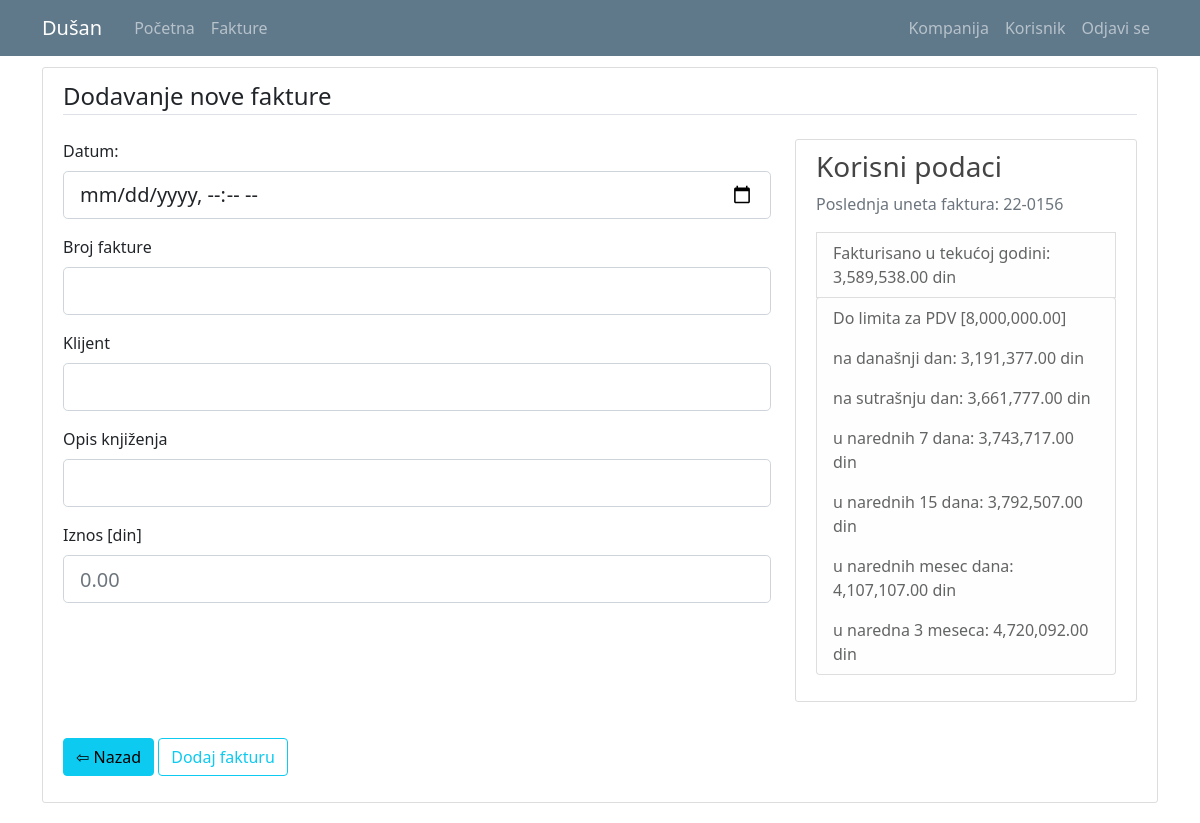
/register_i (signed in), run on an earlier commit of the app's database.
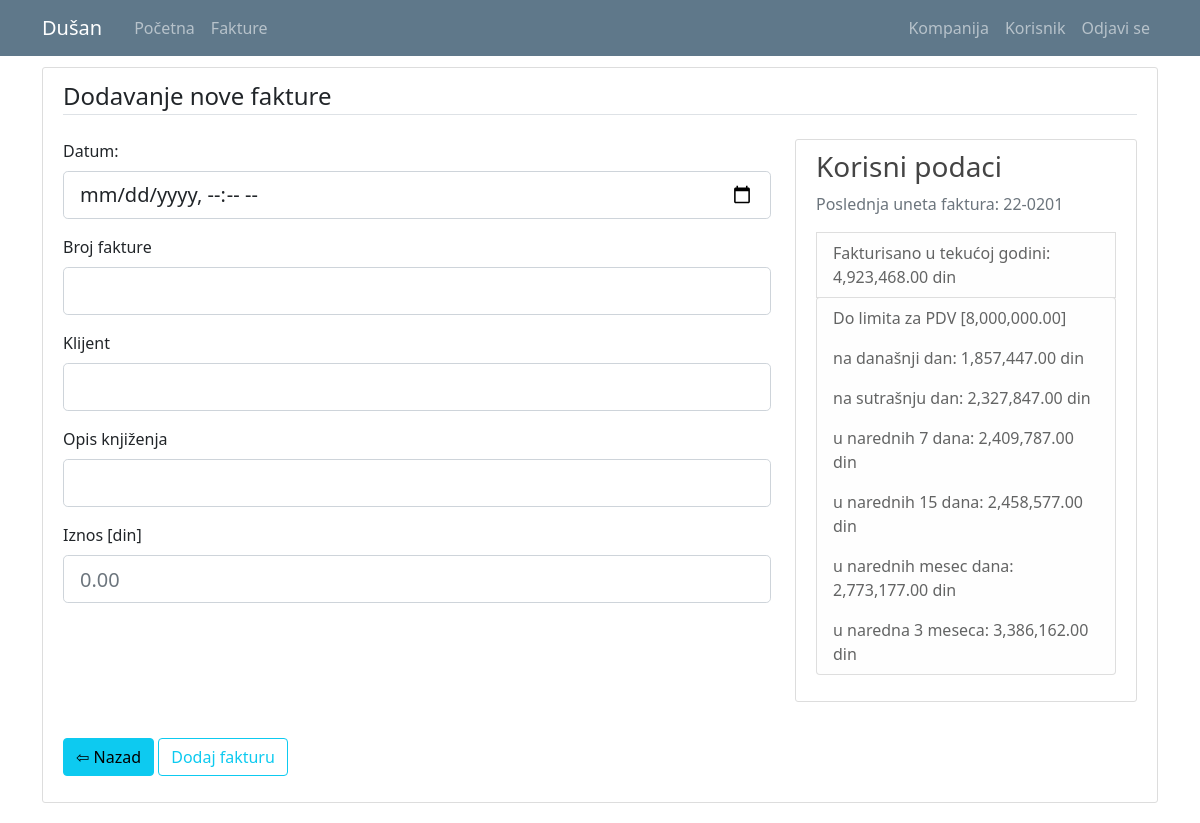
And on a later commit of the database.
### kpo/models.py (models this page shows, shortened)
class Invoice(db.Model):
    id = db.Column(db.Integer, primary_key=True)
    date = db.Column(db.Date, nullable=False)
    invoice_number = db.Column(db.String(12), nullable=False)
    customer = db.Column(db.String(70), nullable=False)
    service = db.Column(db.String(70), nullable=True) #usluga
    amount = db.Column(db.Float, nullable=False)
    company_id = db.Column(db.Integer, db.ForeignKey('company.id'), nullable=True)
    user_id = db.Column(db.Integer, db.ForeignKey('user.id'), nullable=True)
    cancelled = db.Column(db.Boolean(), default=False, nullable=False)

### kpo/invoices/routes.py (the view, shortened to what this page needs)
@invoices.route("/register_i", methods=['GET', 'POST'])
def register_i():
    if current_user.is_authenticated and (current_user.authorization != 'c_admin' and current_user.authorization != 's_admin'):
        return redirect(url_for('main.home'))
    data = DashboardData(current_user.user_company.id)
    form = RegistrationInvoiceForm()
    form.reset()
    return render_template('register_i.html', title='Register New Vehicle', form=form, data=data)

### kpo/invoices/forms.py
class RegistrationInvoiceForm(FlaskForm):
    date = DateField('Datum: ', format='%Y-%m-%dT%H:%M', validators=[DataRequired()])
    invoice_number = StringField('Broj fakture', validators=[DataRequired(), Length(min=5, max=12)])
    customer = StringField('Klijent', validators=[DataRequired(), Length(min=2, max=50)])
    service = StringField('Opis knjiženja', validators=[Length(min=0, max=80)])
    amount = DecimalField('Iznos [din]', validators=[DataRequired()])
    company_id = SelectField('Company ID', choices=[(c.id, c.companyname) for c in db.session.query(Company.id,Company.companyname).order_by('companyname').all()])
    user_id = SelectField('User ID', choices=[(u.id, u.name + " " + u.surname) for u in db.session.query(User.id,User.name,User.surname).order_by('name').all()]) #Company.query.all()  vs  [(1, 'Helios'),(2, 'Metalac')]
    submit = SubmitField('Dodaj fakturu')
    def reset(self):
        self.__init__()

### kpo/models.py (called while the page is built)
@login_manager.user_loader
def load_user(user_id):
    return User.query.get(int(user_id))

### kpo/templates/register_i.html (shortened to what the changed rows need)
{% extends "layout.html" %}
{% block content %}
<div class="content-section">
  <form method="POST" action="">
    <fieldset class="form-group">
        <div class="row">
          <div class="col-md-4">
            <div class="content-section">
              <h3>Korisni podaci</h3>
              <p class='text-muted'>Poslednja uneta faktura: {{data.last_input.invoice_number}}
                <li class="list-group-item list-group-item-light">Fakturisano u tekućoj godini: {{ '{:,.2f}'.format(data.limit -data.razlika[0] + 2000000) }} din</li>
                <ul class="list-group">
                  <li class="list-group-item list-group-item-light">Do limita za PDV [8,000,000.00]</li>
                  <li class="list-group-item list-group-item-light">na današnji dan: {{ '{:,.2f}'.format(data.razlika[1]) }} din</li>
                  <li class="list-group-item list-group-item-light">na sutrašnju dan: {{ '{:,.2f}'.format(data.razlika[2]) }} din</li>
                  <li class="list-group-item list-group-item-light">u narednih 7 dana: {{ '{:,.2f}'.format(data.razlika[3]) }} din</li>
                  <li class="list-group-item list-group-item-light">u narednih 15 dana: {{ '{:,.2f}'.format(data.razlika[4]) }} din</li>
                  <li class="list-group-item list-group-item-light">u narednih mesec dana: {{ '{:,.2f}'.format(data.razlika[5]) }} din</li>
                  <li class="list-group-item list-group-item-light">u naredna 3 meseca: {{ '{:,.2f}'.format(data.razlika[6]) }} din</li>
                </ul>
              </p>
            </div>
          </div>
        </div>
    </fieldset>
  </form>
</div>
{% endblock content%}

What changed in the data, as far as the page shows it:
no longer on this page (row edited): Invoice: last_input.invoice_number "22-0156"
added Invoice: last_input.invoice_number "22-0201"
Also different on the page:
{{ '{:,.2f}'.format(data.limit -data.razlika[0] + 2000000) }}: "3,589,538.00" → "4,923,468.00"
{{ '{:,.2f}'.format(data.razlika[1]) }}: "3,191,377.00" → "1,857,447.00"
{{ '{:,.2f}'.format(data.razlika[2]) }}: "3,661,777.00" → "2,327,847.00"
{{ '{:,.2f}'.format(data.razlika[3]) }}: "3,743,717.00" → "2,409,787.00"
{{ '{:,.2f}'.format(data.razlika[4]) }}: "3,792,507.00" → "2,458,577.00"
{{ '{:,.2f}'.format(data.razlika[5]) }}: "4,107,107.00" → "2,773,177.00"
{{ '{:,.2f}'.format(data.razlika[6]) }}: "4,720,092.00" → "3,386,162.00"
